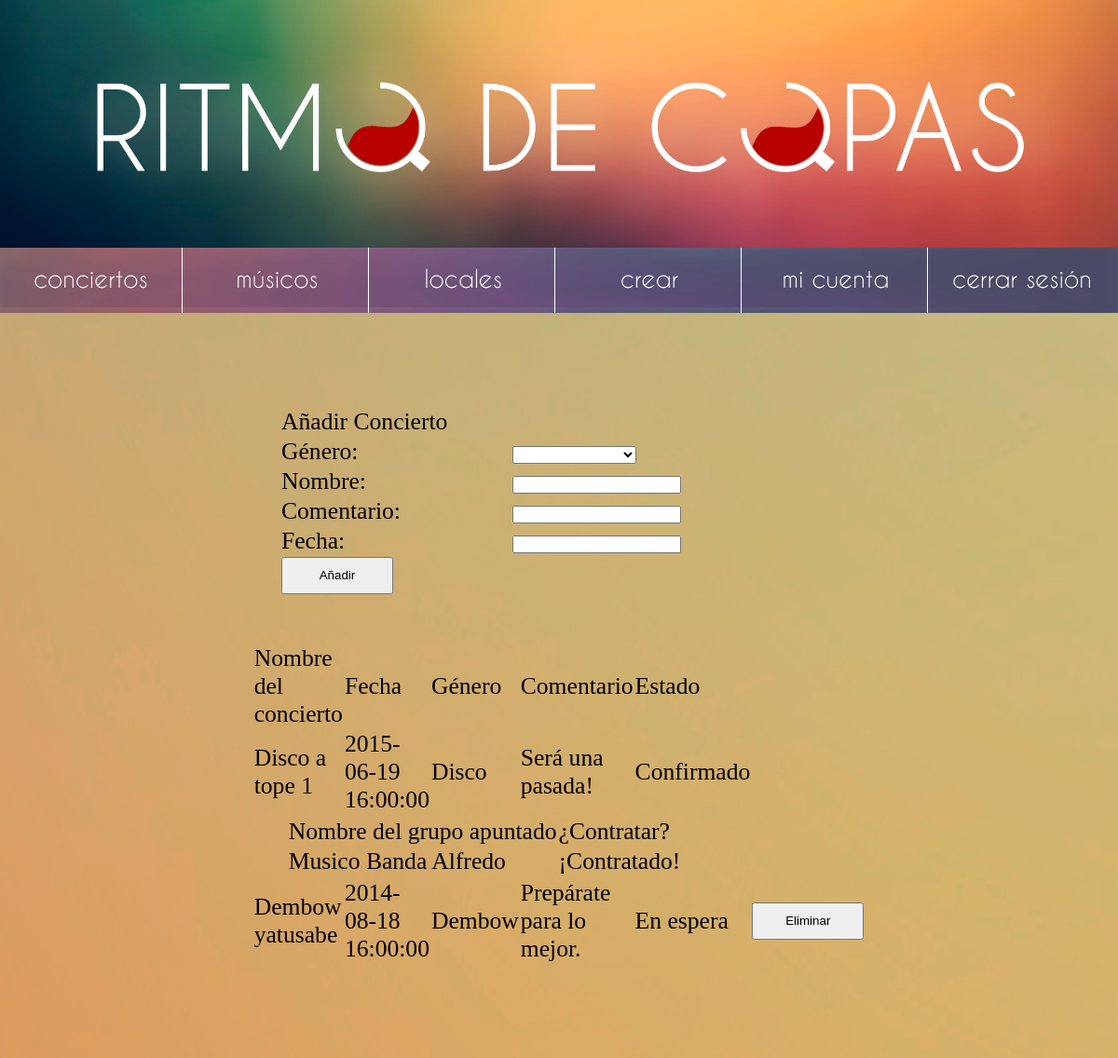
Screenshot of /admin_conciertos.php (signed in) with the database file from the repository.
### tables this page shows
create table Concierto(
	cod_con int primary key auto_increment,
	cod_usu_local int,
	cod_usu_mus int,
	cod_gen int,
	nombre varchar(255),
	fecha datetime,
	estado int,
	comentarios varchar(255),
foreign key (cod_usu_local) references Usuario(cod_usu),
foreign key (cod_gen) references Genero(cod_gen),
foreign key (cod_usu_mus) references Usuario(cod_usu)
);

create table Genero(
	cod_gen int primary key,
	nombre varchar(255)
);

create table Musico_Apunta(
	cod_usu_mus int,
	cod_con int,
	estado int,
primary key (cod_usu_mus, cod_con),
foreign key (cod_usu_mus) references Usuario(cod_usu),
foreign key (cod_con) references Concierto(cod_con));

create table Usuario(
	cod_usu int primary key auto_increment,

	correo varchar(255),
	contrasena varchar(255),
	tipo_usu int,
	
	imagen varchar(255),
	nombre varchar(255),
	cod_ciu int,
	cod_gen int,
	fecha_nacimiento date,
	direccion varchar(255),
	telefono int,
	aforo int,
	nombre_grupo varchar(255),
	token varchar(30),
foreign key (cod_ciu) references Ciudad(cod_ciu),
foreign key (cod_gen) references Genero(cod_gen)
);

### src/modelos/modelo.php (called while the page is built, shortened)
<?php
class Modelo{
	private static $DB_SERVER = "localhost";
	private static $DB_USER = "root";
	private static $DB_PASS = "";
	private static $DB_NAME = "ritmodecopas";
	public function __construct(){
		$this->_db = new mysqli(self::$DB_SERVER, self::$DB_USER, self::$DB_PASS, self::$DB_NAME);
	}
}
?>

### src/controladores/admin_conciertos.php (called while the page is built, shortened)
<?php
$local = new Local();
$local->comprobar_sesion();
$imprimir_generos = $local->verGeneros();
$imprimir_sus_conciertos = $local->verSusConciertos($_SESSION['cod_usu']);
?>

### src/modelos/usuario.php (called while the page is built, shortened)
<?php
class Usuario extends Modelo{
	public function verGeneros(){
		$query = "SELECT cod_gen, nombre FROM Genero ORDER BY nombre asc;";
		$result = $this->_db->query($query);
		while ($row = $result->fetch_assoc()) {
			$rows[] = $row;
		}
		return $rows;
	}
}
?>

### src/modelos/usuario/local.php (called while the page is built, shortened)
<?php
class Local extends Usuario{
	public function verSusConciertos($id){
		$query = "
					SELECT cod_con, c.nombre, g.nombre as nombre_genero, estado, comentarios, fecha
					FROM Concierto c, Genero g
					WHERE c.cod_gen = g.cod_gen
					AND cod_usu_local = ".$id.";
				";
		$result = $this->_db->query($query);
		while ($row = $result->fetch_assoc()) {
			$rows[] = $row;
		}
		$rows = (isset($rows)) ? $rows : array();
		return $rows;
	}
	public function verSusConfirmaciones($id){
		$query = "
			 		SELECT u.nombre_grupo, u.cod_usu, m.estado
			 		FROM Usuario u, Musico_Apunta m
			 		WHERE u.cod_usu = m.cod_usu_mus
			 		AND m.cod_con = ".$id.";";
		$result = $this->_db->query($query);
		while ($row = $result->fetch_assoc()) {
			$rows[] = $row;
		}
		$rows = (isset($rows)) ? $rows : array();
		return $rows;
	}
}
?>

### src/admin_conciertos.php (the view, shortened to what this page needs)
<?php
	require_once 'controladores/admin_conciertos.php';
	require_once 'template/header.php';
?>
	<div id="main" style="padding-top: 50px;">
		<div id="crear-concierto">
			<form action="<?php echo $_SERVER['PHP_SELF']; ?>" method="post">
				<table style="width: 50%; margin: 0 auto;">
					<tr>
						<td colspan="2">Añadir Concierto</td>
					</tr>
					<tr>
						<td><label for="genero">Género:</label></td>
						<td><select name="genero">
								<option value="#" selected></option>
								<?php foreach ($imprimir_generos as $genero_imprimido) { ?>
								<option value="<?php echo $genero_imprimido['cod_gen']; ?>">
								</option>
								<?php } ?>
							</select>
						</td>
					</tr>
					<tr>
						<td><label for="nombre">Nombre:</label></td>
						<td><input type="text" name="nombre"></td>
					</tr>
					<tr>
						<td><label for="comentario">Comentario:</label></td>
						<td><input type="text" name="comentario"></td>
					</tr>
					<tr>
						<td><label for="fecha">Fecha:</label></td>
						<td><input type="text" id="datetimepicker" name="fecha"></td>
					</tr>
					<tr>
						<td colspan="2">
							<input type="submit" name="add" value="Añadir">
						</td>
					</tr>
				</table>
			</form>
		</div>
		<div id="lista-tus-conciertos">
				<table style="width: 50%; margin: 0 auto;">
					<thead>
					<tr>
						<td>Nombre del concierto</td>
						<td>Fecha</td>
						<td>Género</td>
						<td>Comentario</td>
						<td>Estado</td>
						<td></td>
					</tr>
					</thead>
					<tbody>
						<?php if(count($imprimir_sus_conciertos) == 0){ ?>
							<tr>
								<td colspan='4'>Sin resultados.</td>
							</tr>
							<?php } else{ foreach ($imprimir_sus_conciertos as $concierto) { ?>
								<tr>
									<td><?php echo $concierto['nombre']; ?></td>
									<td><?php echo $concierto['fecha']; ?></td>
						 			<td><?php echo $concierto['nombre_genero']; ?></td>
						 			<td><?php echo $concierto['comentarios']; ?></td>
						 			<td><?php echo ($concierto['estado'] == 0) ? "En espera" : "Confirmado"; ?></td>
						 			<td>
						 				<?php if($concierto['estado'] == 0){ ?>
						 				<form action="<?php $_SERVER['PHP_SELF']; ?>" method="post"><input type="hidden" name="id" value="<?php echo $concierto['cod_con']; ?>"><input type="submit" name="eliminarconcierto" value="Eliminar"></form>
						 				<?php } ?>
						 			</td>
						 		</tr>
								<?php $musicos_apuntados = $local->verSusConfirmaciones($concierto['cod_con']); if(count($musicos_apuntados) > 0){ ?>
									<tr>
										<td colspan='5'>
											<table style='margin-left: 35px;'>
											<thead>
												<tr>
													<td>Nombre del grupo apuntado</td>
													<td>¿Contratar?</td>
												</tr>
											</thead>
											<tbody>
									<?php foreach ($musicos_apuntados as $musico) { ?>
											<tr>
												<td><?php echo $musico['nombre_grupo']; ?></td>
													<?php if($musico['estado'] == 0 && $musico['estado'] == 0){ ?>
															<td>
															<form action='<?php echo $_SERVER['PHP_SELF']; ?>' method='post'>
																<input type='hidden' name='contr_id_mus' value='<?php echo $musico['cod_usu']; ?>'>
																<input type='hidden' name='contr_id_con' value='<?php echo $concierto['cod_con']; ?>'>
																<input type='submit' name='contratar' value='Contratar'>
															</form>
															</td>
													<?php } else if($musico['estado'] == 1){ ?>
														 	<td>¡Contratado!</td>
													<?php } else{ ?>
															<td>No contratado</td>
													<?php } ?>
											</tr>
												<?php } ?>
										</tbody></table></td></tr>
									<?php } ?>
							<?php } ?>
						<?php } ?>
					</tbody>
				</table>
		</div>
	</div>
<?php include 'template/footer.php'; ?>

### src/css/index.css (style rules this page uses)
* { margin: 0; padding: 0; }
#in-main > * { position: relative; }
input[type=submit] { width: 120px; height: 40px; }

### src/css/admin_conciertos.css (style rules this page uses)
#lista-tus-conciertos > table { padding-top: 50px; }

### rows the page displays
concierto: nombre "Disco a tope 1", fecha "2015-06-19 16:00:00", cod_gen.nombre "Disco", comentarios "Será una pasada!", estado "Confirmado"
musico_apunta: cod_usu_mus.nombre_grupo "Musico Banda Alfredo", estado "¡Contratado!"
concierto: nombre "Dembow yatusabe", fecha "2014-08-18 16:00:00", cod_gen.nombre "Dembow", comentarios "Prepárate para lo mejor.", estado "En espera"
